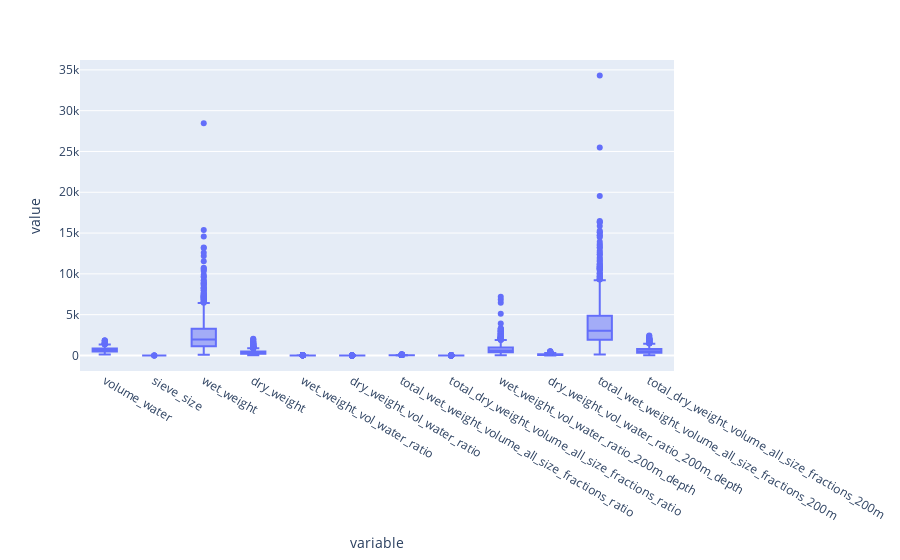

Notebook code for this chart:
### Markdown cell above
## Final plot

---

### Code cell
raw_data.groupby(["time", "is_day", "latitude", "longitude", "depth"]).mean().plot.box()

### Figure 1 — Plotly figure (JSON) as saved in the notebook; plotly's stock layout.template omitted (floating-point values rounded to 4 significant figures; data arrays with more than 128 entries replaced by an {"elided": "..."} marker saying what was removed)
{"data": [{"alignmentgroup": "True", "hovertemplate": "variable=%{x}<br>value=%{y}<extra></extra>", "legendgroup": "", "marker": {"color": "#636efa"}, "name": "", "notched": false, "offsetgroup": "", "orientation": "v", "showlegend": false, "type": "box", "x": {"elided": "11724 str values"}, "x0": " ", "xaxis": "x", "y": {"elided": "11724 float values"}, "y0": " ", "yaxis": "y"}], "layout": {"boxmode": "group", "legend": {"tracegroupgap": 0}, "margin": {"t": 60}, "xaxis": {"anchor": "y", "domain": [0, 1], "title": {"text": "variable"}}, "yaxis": {"anchor": "x", "domain": [0, 1], "title": {"text": "value"}}}}
